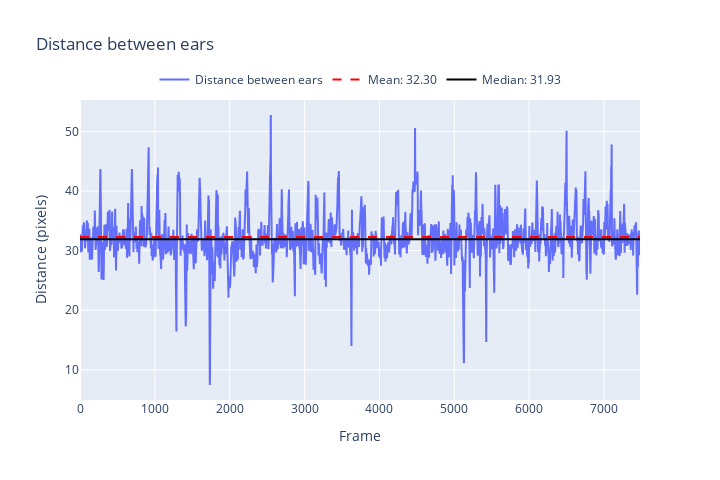

Write notebook code for a chart like this one.
### Code cell
df_smooth.dropna(inplace=True)

# Calculate the distance between ears
dist = np.sqrt(
    (df_smooth['L_ear_x'] - df_smooth['R_ear_x'])**2 + 
    (df_smooth['L_ear_y'] - df_smooth['R_ear_y'])**2)

dist.dropna(inplace=True)

# Calculate the mean and median
mean_dist = np.mean(dist)
median_dist = np.median(dist)

scale = (2 / median_dist)

print(f'median distance is {median_dist}, mean distance is {mean_dist}. scale is {scale*100}')

# Create the plot
fig = go.Figure()

# Add the distance trace
fig.add_trace(go.Scatter(y=dist, mode='lines', name='Distance between ears'))

# Add mean and median lines
fig.add_trace(go.Scatter(y=[mean_dist]*len(dist), mode='lines', name=f'Mean: {mean_dist:.2f}', line=dict(color='red', dash='dash')))
fig.add_trace(go.Scatter(y=[median_dist]*len(dist), mode='lines', name=f'Median: {median_dist:.2f}', line=dict(color='black')))

# Update layout
fig.update_layout(
    title='Distance between ears',
    xaxis_title='Frame',
    yaxis_title='Distance (pixels)',
    width=720,
    height=480,
    legend=dict(
        yanchor="bottom",
        y=1.02,
        xanchor="center",
        x=0.5,
        orientation="h")
)

# Show the plot
fig.show()

### Figure 1 — Plotly figure (JSON) as saved in the notebook; plotly's stock layout.template omitted (floating-point values rounded to 4 significant figures; data arrays with more than 128 entries replaced by an {"elided": "..."} marker saying what was removed)
{"data": [{"mode": "lines", "name": "Distance between ears", "type": "scatter", "y": {"elided": "7482 float values"}}, {"line": {"color": "red", "dash": "dash"}, "mode": "lines", "name": "Mean: 32.30", "type": "scatter", "y": {"elided": "7482 float values"}}, {"line": {"color": "black"}, "mode": "lines", "name": "Median: 31.93", "type": "scatter", "y": {"elided": "7482 float values"}}], "layout": {"height": 480, "legend": {"orientation": "h", "x": 0.5, "xanchor": "center", "y": 1.02, "yanchor": "bottom"}, "title": {"text": "Distance between ears"}, "width": 720, "xaxis": {"title": {"text": "Frame"}}, "yaxis": {"title": {"text": "Distance (pixels)"}}}}
